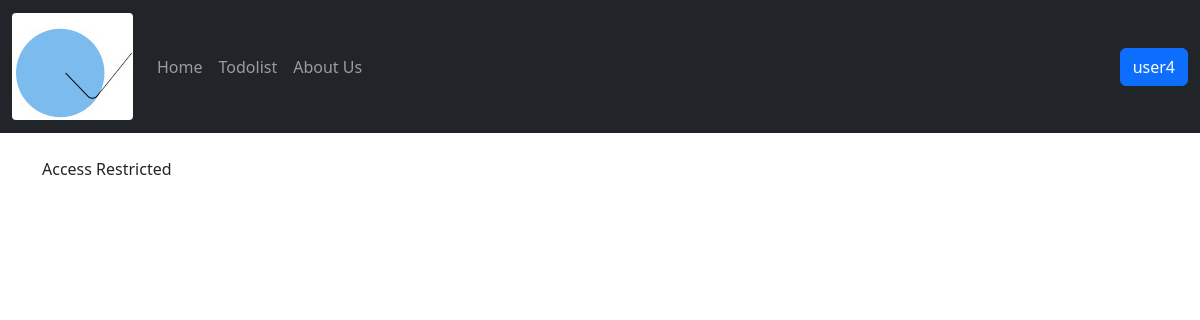
Page /task/edit/3 (signed in) on the earlier database version.
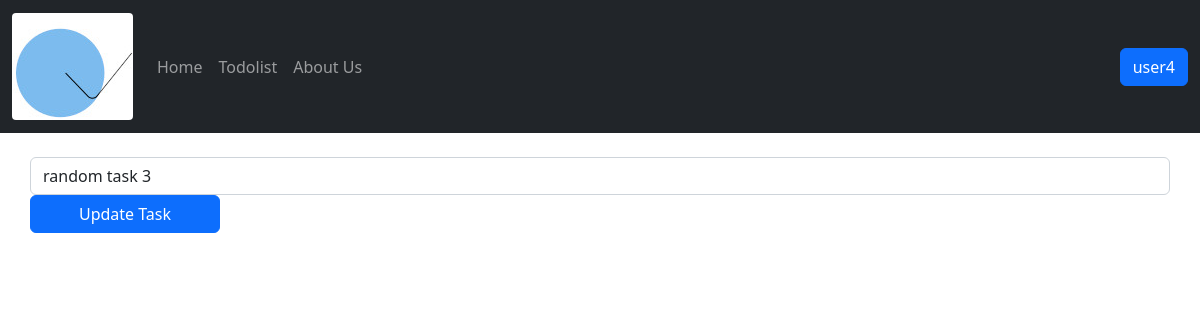
Same page on the later database version.
### todolist/models.py (models this page shows, shortened)
class TaskList(models.Model):
    manage=models.ForeignKey(User,on_delete=models.CASCADE)
    task=models.CharField(max_length=300)
    done=models.BooleanField(default=False)

### todolist/views.py (the view)
# urls.py: path('edit/<task_id>',views.edit_task,name='edit_task'),
@login_required
def edit_task(request,task_id):
    if request.method == "POST":
        task_obj_edit=TaskList.objects.get(pk=task_id)
        form=TaskForm(request.POST or None,instance=task_obj_edit)
        if form.is_valid():
            form.save()
        messages.success(request,("Task Edited!"))
        return redirect('todolist')
    else:
        task_object=TaskList.objects.get(pk=task_id)
        return render(request,'edit.html',{'task_object':task_object})

### todolist/templates/edit.html (shortened to what this page needs)
{% extends 'base.html' %}
{% block content %}
      <div class="container">
        {% if task_object.manage == request.user %}
          <form method="POST" class="row">
                <input type="text" class="form-control col-lg-6" name="task" placeholder="Edit Task:{{ task_object.task }}" value="{{ task_object.task }}">
              <button type="submit" class="btn btn-primary col-lg-2">Update Task</button>
          </form>
          {% else %}
            <p>Access Restricted</p>
        {% endif %}
      </div>
{% endblock content %}

Differences in the rows shown:
now on this page (row edited): TaskList: task "random task 3"
changed TaskList: manage_id 1 → 3 (drawn)
Other differences:
text no longer shown: "Access Restricted"
text now shown: "Update Task"
